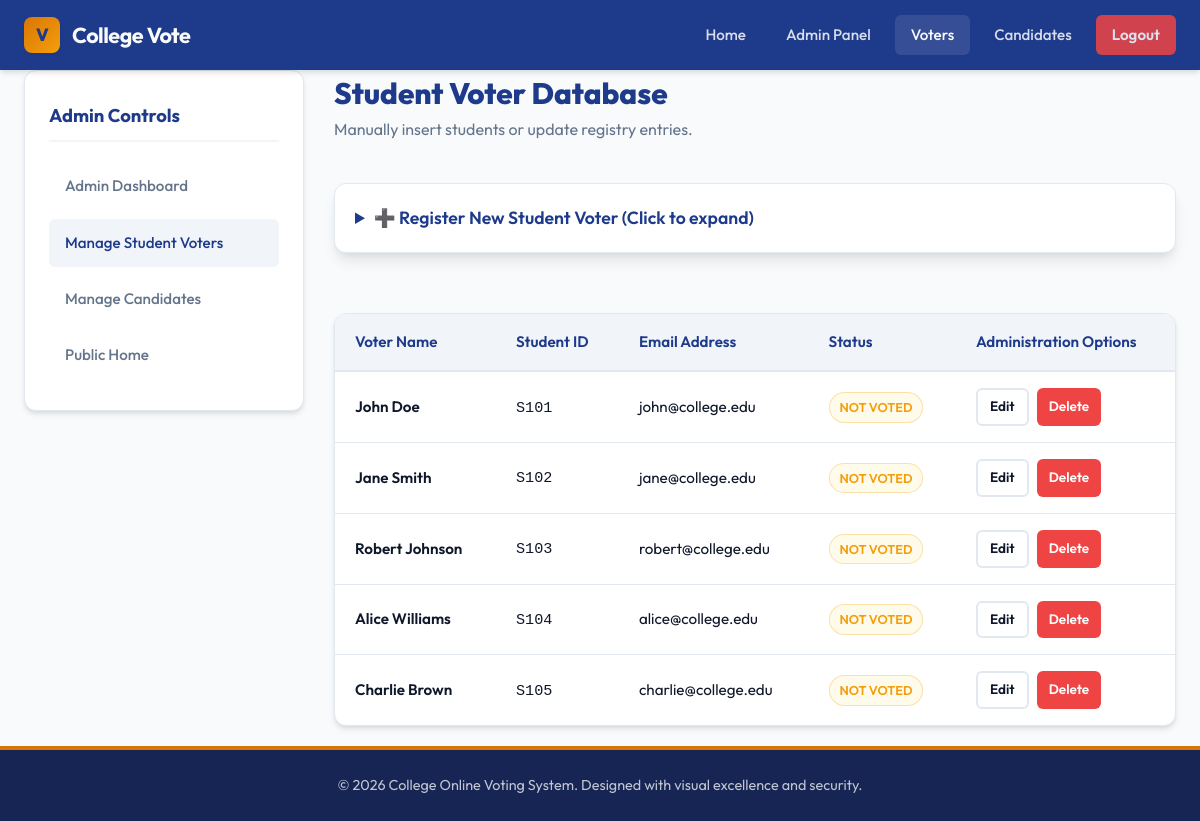
/admin/manage_students.php (signed in), run on the app's committed database.
### tables this page shows
CREATE TABLE IF NOT EXISTS `students` (
  `id` INT AUTO_INCREMENT PRIMARY KEY,
  `student_id` VARCHAR(50) NOT NULL UNIQUE,
  `name` VARCHAR(100) NOT NULL,
  `email` VARCHAR(100) NOT NULL UNIQUE,
  `password` VARCHAR(255) NOT NULL,
  `has_voted` TINYINT(1) DEFAULT 0 NOT NULL
);

### admin/manage_students.php (the view, shortened to what this page needs)
<?php
$path_prefix = "../";
include $path_prefix . 'config/db.php';
$error = "";
$action = $_GET['action'] ?? 'list';
$edit_id = intval($_GET['id'] ?? 0);
$edit_student = null;
$students_list = [];
try {
    $stmt = $pdo->query("SELECT * FROM students ORDER BY student_id ASC");
    $students_list = $stmt->fetchAll();
} catch (PDOException $e) {
    $error = "Database fetch failure: " . $e->getMessage();
}
include $path_prefix . 'includes/header.php';
?>
<div class="dashboard-grid">
    <div class="dashboard-sidebar">
        <h3 class="sidebar-title">Admin Controls</h3>
        <ul class="sidebar-menu">
            <li><a href="dashboard.php" class="sidebar-link">Admin Dashboard</a></li>
            <li><a href="manage_students.php" class="sidebar-link active">Manage Student Voters</a></li>
            <li><a href="manage_candidates.php" class="sidebar-link">Manage Candidates</a></li>
            <li><a href="../index.php" class="sidebar-link">Public Home</a></li>
        </ul>
    </div>
    <div class="dashboard-content">
        <?php if ($action === 'edit' && $edit_student): ?>
            <!-- ==========================================================================
                 EDIT STUDENT FORM VIEW
                 ========================================================================== -->
            <div class="page-header">
                <div class="page-title">
                    <h1>Edit Voter Registry</h1>
                    <p>Modify profile details for student: <?php echo htmlspecialchars($edit_student['name']); ?></p>
                </div>
                <div>
                    <a href="manage_students.php" class="btn btn-outline btn-sm btn-inline">Back to List</a>
                </div>
            </div>
            <div class="form-card" style="margin: 0; max-width: 100%;">
                <form action="manage_students.php?action=edit&id=<?php echo $edit_id; ?>" method="POST" data-validate>
                    <input type="hidden" name="action_type" value="edit">
                    <div class="form-group">
                        <label for="name" class="form-label">Full Name</label>
                        <input type="text" id="name" name="name" class="form-control" required value="<?php echo htmlspecialchars($edit_student['name']); ?>">
                    </div>
                    <div class="form-grid">
                        <div class="form-group">
                            <label for="student_id" class="form-label">Student ID / Roll No.</label>
                            <input type="text" id="student_id" name="student_id" class="form-control" required value="<?php echo htmlspecialchars($edit_student['student_id']); ?>">
                        </div>
                        <div class="form-group">
                            <label for="email" class="form-label">Email Address</label>
                            <input type="email" id="email" name="email" class="form-control" required value="<?php echo htmlspecialchars($edit_student['email']); ?>">
                        </div>
                    </div>
                    <div class="form-grid">
                        <div class="form-group">
                            <label for="password" class="form-label">Password (Leave empty to keep current)</label>
                            <input type="password" id="password" name="password" class="form-control" placeholder="Update password (optional)">
                        </div>
                        <div class="form-group">
                            <label for="has_voted" class="form-label">Voting Status</label>
                            <select id="has_voted" name="has_voted" class="form-control" required>
                                <option value="0" <?php echo $edit_student['has_voted'] == 0 ? 'selected' : ''; ?>>Not Voted</option>
                                <option value="1" <?php echo $edit_student['has_voted'] == 1 ? 'selected' : ''; ?>>Voted</option>
                            </select>
                            <p style="font-size: 0.8rem; color: var(--text-muted); margin-top: 4px;">* Changing status from Voted to Not Voted deletes their submitted vote from the database.</p>
                        </div>
                    </div>
                    <button type="submit" class="btn btn-secondary">Save Changes</button>
                </form>
            </div>
        <?php else: ?>
            <div class="page-header">
                <div class="page-title">
                    <h1>Student Voter Database</h1>
                    <p>Manually insert students or update registry entries.</p>
                </div>
            </div>
            <details class="form-card" style="max-width: 100%; margin: 0; padding: 20px;" <?php echo (!empty($error) && isset($_POST['action_type']) && $_POST['action_type'] === 'add') ? 'open' : ''; ?>>
                <summary style="font-weight: 600; color: var(--primary); cursor: pointer; font-size: 1.1rem; outline: none;">
                    ➕ Register New Student Voter (Click to expand)
                </summary>
            </details>
            <div class="table-responsive" style="margin-top: 30px;">
                <table class="table-premium">
                    <thead>
                        <tr>
                            <th>Voter Name</th>
                            <th>Student ID</th>
                            <th>Email Address</th>
                            <th>Status</th>
                            <th>Administration Options</th>
                        </tr>
                    </thead>
                    <tbody>
                        <?php if (count($students_list) === 0): ?>
                            <tr>
                                <td colspan="5" style="text-align: center; color: var(--text-muted);">No student records found in the database.</td>
                            </tr>
                        <?php else: ?>
                            <?php foreach ($students_list as $stud): ?>
                                <tr>
                                    <td style="font-weight: 600;"><?php echo htmlspecialchars($stud['name']); ?></td>
                                    <td><code><?php echo htmlspecialchars($stud['student_id']); ?></code></td>
                                    <td><?php echo htmlspecialchars($stud['email']); ?></td>
                                    <td>
                                        <?php if ($stud['has_voted']): ?>
                                            <span class="badge badge-approved">Voted</span>
                                        <?php else: ?>
                                            <span class="badge badge-pending">Not Voted</span>
                                        <?php endif; ?>
                                    </td>
                                    <td>
                                        <div class="table-actions">
                                            <a href="manage_students.php?action=edit&id=<?php echo $stud['id']; ?>" class="btn btn-outline btn-sm btn-inline" style="padding: 6px 12px;">Edit</a>
                                            <a href="manage_students.php?action=delete&id=<?php echo $stud['id']; ?>" class="btn btn-danger btn-sm btn-inline" style="padding: 6px 12px; border: none;" onclick="return confirm('Are you sure you want to delete this student voter registry?\n\nThis will permanently delete the account and associated votes.');">Delete</a>
                                        </div>
                                    </td>
                                </tr>
                            <?php endforeach; ?>
                        <?php endif; ?>
                    </tbody>
                </table>
            </div>
        <?php endif; ?>
    </div>
</div>
<?php include $path_prefix . 'includes/footer.php'; ?>

### assets/css/style.css (style rules this page uses)
:root { --primary: #1e3a8a; --primary-light: #2563eb; --primary-hover: #172554; --secondary: #d97706; --secondary-hover: #b45309; --accent: #f59e0b; --bg-main: #f8fafc; --bg-surface: #ffffff; --bg-alt: #f1f5f9; --text-main: #0f172a; --text-muted: #64748b; --text-light: #f8fafc; --border: #e2e8f0; --success: #10b981; --success-light: #ecfdf5; --danger: #ef4444; --danger-light: #fef2f2; --warning: #f59e0b; --warning-light: #fffbeb; --radius-sm: 6px; --radius-md: 12px; --radius-lg: 20px; --shadow-sm: 0 1px 3px rgba(0, 0, 0, 0.1); --shadow-md: 0 4px 6px -1px rgba(0, 0, 0, 0.1), 0 2px 4px -1px rgba(0, 0, 0, 0.06); --shadow-lg: 0 10px 15px -3px rgba(0, 0, 0, 0.1), 0 4px 6px -2px rgba(0, 0, 0, 0.05); --shadow-premium: 0 20px 25px -5px rgba(30, 58, 138, 0.08), 0 10px 10px -5px rgba(30, 58, 138, 0.04); --transition: all 0.3s cubic-bezier(0.4, 0, 0.2, 1); --max-width: 1200px; }
* { margin: 0; padding: 0; box-sizing: border-box; }
body { font-family: 'Outfit', sans-serif; background-color: var(--bg-main); color: var(--text-main); line-height: 1.6; min-height: 100vh; display: flex; flex-direction: column; }
a { color: var(--primary-light); text-decoration: none; transition: var(--transition); }
.btn { display: inline-flex; align-items: center; justify-content: center; gap: 8px; padding: 12px 24px; border-radius: var(--radius-sm); font-size: 0.95rem; font-weight: 600; cursor: pointer; border: none; transition: var(--transition); width: 100%; }
.btn-outline { background-color: transparent; border: 2px solid var(--border); color: var(--text-main); }
.btn-danger { background-color: var(--danger); color: white; }
.btn-inline { width: auto; }
.btn-sm { padding: 8px 16px; font-size: 0.85rem; }
.form-card { background-color: var(--bg-surface); border-radius: var(--radius-md); box-shadow: var(--shadow-lg); border: 1px solid var(--border); max-width: 500px; margin: 40px auto; padding: 40px; }
.badge { display: inline-flex; padding: 4px 10px; border-radius: 50px; font-weight: 600; font-size: 0.8rem; text-transform: uppercase; }
.badge-pending { background-color: var(--warning-light); color: var(--warning); border: 1px solid rgba(245, 158, 11, 0.3); }
.dashboard-grid { display: grid; grid-template-columns: 280px 1fr; gap: 30px; }
.dashboard-sidebar { background-color: var(--bg-surface); border-radius: var(--radius-md); padding: 30px 24px; box-shadow: var(--shadow-md); border: 1px solid var(--border); height: fit-content; }
.sidebar-title { font-size: 1.15rem; font-weight: 700; color: var(--primary); margin-bottom: 20px; padding-bottom: 10px; border-bottom: 2px solid var(--bg-alt); }
.sidebar-menu { list-style: none; display: flex; flex-direction: column; gap: 8px; }
.sidebar-link { display: flex; align-items: center; gap: 12px; padding: 12px 16px; border-radius: var(--radius-sm); color: var(--text-muted); font-weight: 500; font-size: 0.95rem; }
.sidebar-link:hover, .sidebar-link.active { color: var(--primary); background-color: var(--bg-alt); }
.dashboard-content { display: flex; flex-direction: column; gap: 30px; }
.page-header { display: flex; justify-content: space-between; align-items: center; margin-bottom: 10px; flex-wrap: wrap; gap: 16px; }
.page-title h1 { font-size: 1.85rem; font-weight: 800; color: var(--primary); }
.page-title p { color: var(--text-muted); }
.table-responsive { width: 100%; overflow-x: auto; background-color: var(--bg-surface); border-radius: var(--radius-md); box-shadow: var(--shadow-md); border: 1px solid var(--border); margin-bottom: 20px; }
.table-premium { width: 100%; border-collapse: collapse; text-align: left; font-size: 0.95rem; }
.table-premium th { background-color: var(--bg-alt); color: var(--primary); font-weight: 600; padding: 16px 20px; border-bottom: 2px solid var(--border); }
.table-premium td { padding: 16px 20px; border-bottom: 1px solid var(--border); color: var(--text-main); }
.table-premium tr:last-child td { border-bottom: none; }
.table-actions { display: flex; gap: 8px; }

### data on the page
students: name "John Doe", student "S101", email "john@college.edu", has_voted "NOT VOTED"
students: name "Jane Smith", student "S102", email "jane@college.edu", has_voted "NOT VOTED"
students: name "Robert Johnson", student "S103", email "robert@college.edu", has_voted "NOT VOTED"
students: name "Alice Williams", student "S104", email "alice@college.edu", has_voted "NOT VOTED"
students: name "Charlie Brown", student "S105", email "charlie@college.edu", has_voted "NOT VOTED"
